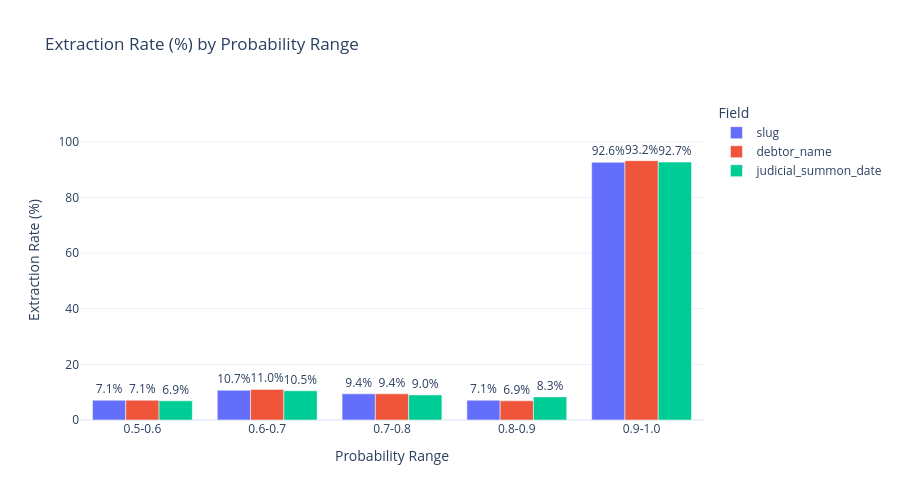
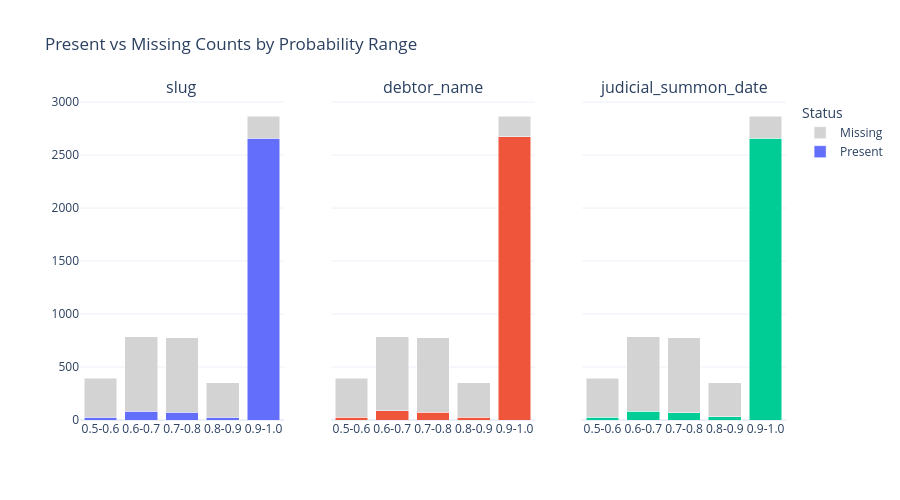

The notebook cell these images were saved under, in order:
### Code cell
import plotly.graph_objects as go
from plotly.subplots import make_subplots

ranges = [
    ('0.5-0.6', 0.5, 0.6),
    ('0.6-0.7', 0.6, 0.7),
    ('0.7-0.8', 0.7, 0.8),
    ('0.8-0.9', 0.8, 0.9),
    ('0.9-1.0', 0.9, 1.0),
]
fields = ['slug', 'debtor_name', 'judicial_summon_date']

# Build summary data
summary = {field: {'range': [], 'total': [], 'present': [], 'pct': []} for field in fields}

for label, low, high in ranges:
    mask = (flat_df['class_prob_parsed'] >= low) & (
        flat_df['class_prob_parsed'] < high if high < 1.0 else flat_df['class_prob_parsed'] <= high
    )
    total = int(mask.sum())
    for field in fields:
        present = int((mask & flat_df[field].notna()).sum())
        pct = (present / total * 100) if total > 0 else 0
        summary[field]['range'].append(label)
        summary[field]['total'].append(total)
        summary[field]['present'].append(present)
        summary[field]['pct'].append(round(pct, 1))

# --- Plot 1: Extraction % per field per range (grouped bar) ---
fig1 = go.Figure()
colors = {'slug': '#636EFA', 'debtor_name': '#EF553B', 'judicial_summon_date': '#00CC96'}

for field in fields:
    fig1.add_trace(go.Bar(
        name=field,
        x=summary[field]['range'],
        y=summary[field]['pct'],
        text=[f"{p}%" for p in summary[field]['pct']],
        textposition='outside',
        marker_color=colors[field],
        customdata=list(zip(summary[field]['present'], summary[field]['total'])),
        hovertemplate='%{x}<br>%{customdata[0]}/%{customdata[1]} (%{y}%)<extra>' + field + '</extra>'
    ))

fig1.update_layout(
    title='Extraction Rate (%) by Probability Range',
    xaxis_title='Probability Range',
    yaxis_title='Extraction Rate (%)',
    yaxis=dict(range=[0, 115]),
    barmode='group',
    legend_title='Field',
    height=500,
    template='plotly_white'
)
fig1.show()

# --- Plot 2: Absolute counts stacked (present vs missing) per field ---
fig2 = make_subplots(rows=1, cols=3, subplot_titles=fields, shared_yaxes=True)

for i, field in enumerate(fields, 1):
    missing = [t - p for t, p in zip(summary[field]['total'], summary[field]['present'])]
    fig2.add_trace(go.Bar(name='Present', x=summary[field]['range'], y=summary[field]['present'],
                          marker_color=colors[field], showlegend=(i == 1),
                          hovertemplate='%{x}: %{y} present<extra></extra>'), row=1, col=i)
    fig2.add_trace(go.Bar(name='Missing', x=summary[field]['range'], y=missing,
                          marker_color='lightgrey', showlegend=(i == 1),
                          hovertemplate='%{x}: %{y} missing<extra></extra>'), row=1, col=i)

fig2.update_layout(
    title='Present vs Missing Counts by Probability Range',
    barmode='stack',
    height=500,
    template='plotly_white',
    legend_title='Status'
)
fig2.show()

### Figure 1 — Plotly figure (JSON) as saved in the notebook; plotly's stock layout.template omitted (floating-point values rounded to 4 significant figures)
{"data": [{"customdata": [[28, 394], [84, 784], [73, 776], [25, 350], [2656, 2868]], "hovertemplate": "%{x}<br>%{customdata[0]}/%{customdata[1]} (%{y}%)<extra>slug</extra>", "marker": {"color": "#636EFA"}, "name": "slug", "text": ["7.1%", "10.7%", "9.4%", "7.1%", "92.6%"], "textposition": "outside", "type": "bar", "x": ["0.5-0.6", "0.6-0.7", "0.7-0.8", "0.8-0.9", "0.9-1.0"], "y": [7.1, 10.7, 9.4, 7.1, 92.6]}, {"customdata": [[28, 394], [86, 784], [73, 776], [24, 350], [2673, 2868]], "hovertemplate": "%{x}<br>%{customdata[0]}/%{customdata[1]} (%{y}%)<extra>debtor_name</extra>", "marker": {"color": "#EF553B"}, "name": "debtor_name", "text": ["7.1%", "11.0%", "9.4%", "6.9%", "93.2%"], "textposition": "outside", "type": "bar", "x": ["0.5-0.6", "0.6-0.7", "0.7-0.8", "0.8-0.9", "0.9-1.0"], "y": [7.1, 11, 9.4, 6.9, 93.2]}, {"customdata": [[27, 394], [82, 784], [70, 776], [29, 350], [2658, 2868]], "hovertemplate": "%{x}<br>%{customdata[0]}/%{customdata[1]} (%{y}%)<extra>judicial_summon_date</extra>", "marker": {"color": "#00CC96"}, "name": "judicial_summon_date", "text": ["6.9%", "10.5%", "9.0%", "8.3%", "92.7%"], "textposition": "outside", "type": "bar", "x": ["0.5-0.6", "0.6-0.7", "0.7-0.8", "0.8-0.9", "0.9-1.0"], "y": [6.9, 10.5, 9, 8.3, 92.7]}], "layout": {"barmode": "group", "height": 500, "legend": {"title": {"text": "Field"}}, "title": {"text": "Extraction Rate (%) by Probability Range"}, "xaxis": {"title": {"text": "Probability Range"}}, "yaxis": {"range": [0, 115], "title": {"text": "Extraction Rate (%)"}}}}

### Figure 2 — Plotly figure (JSON) as saved in the notebook; plotly's stock layout.template omitted (floating-point values rounded to 4 significant figures)
{"data": [{"hovertemplate": "%{x}: %{y} present<extra></extra>", "marker": {"color": "#636EFA"}, "name": "Present", "showlegend": true, "type": "bar", "x": ["0.5-0.6", "0.6-0.7", "0.7-0.8", "0.8-0.9", "0.9-1.0"], "xaxis": "x", "y": [28, 84, 73, 25, 2656], "yaxis": "y"}, {"hovertemplate": "%{x}: %{y} missing<extra></extra>", "marker": {"color": "lightgrey"}, "name": "Missing", "showlegend": true, "type": "bar", "x": ["0.5-0.6", "0.6-0.7", "0.7-0.8", "0.8-0.9", "0.9-1.0"], "xaxis": "x", "y": [366, 700, 703, 325, 212], "yaxis": "y"}, {"hovertemplate": "%{x}: %{y} present<extra></extra>", "marker": {"color": "#EF553B"}, "name": "Present", "showlegend": false, "type": "bar", "x": ["0.5-0.6", "0.6-0.7", "0.7-0.8", "0.8-0.9", "0.9-1.0"], "xaxis": "x2", "y": [28, 86, 73, 24, 2673], "yaxis": "y2"}, {"hovertemplate": "%{x}: %{y} missing<extra></extra>", "marker": {"color": "lightgrey"}, "name": "Missing", "showlegend": false, "type": "bar", "x": ["0.5-0.6", "0.6-0.7", "0.7-0.8", "0.8-0.9", "0.9-1.0"], "xaxis": "x2", "y": [366, 698, 703, 326, 195], "yaxis": "y2"}, {"hovertemplate": "%{x}: %{y} present<extra></extra>", "marker": {"color": "#00CC96"}, "name": "Present", "showlegend": false, "type": "bar", "x": ["0.5-0.6", "0.6-0.7", "0.7-0.8", "0.8-0.9", "0.9-1.0"], "xaxis": "x3", "y": [27, 82, 70, 29, 2658], "yaxis": "y3"}, {"hovertemplate": "%{x}: %{y} missing<extra></extra>", "marker": {"color": "lightgrey"}, "name": "Missing", "showlegend": false, "type": "bar", "x": ["0.5-0.6", "0.6-0.7", "0.7-0.8", "0.8-0.9", "0.9-1.0"], "xaxis": "x3", "y": [367, 702, 706, 321, 210], "yaxis": "y3"}], "layout": {"annotations": [{"font": {"size": 16}, "showarrow": false, "text": "slug", "x": 0.1444, "xanchor": "center", "xref": "paper", "y": 1, "yanchor": "bottom", "yref": "paper"}, {"font": {"size": 16}, "showarrow": false, "text": "debtor_name", "x": 0.5, "xanchor": "center", "xref": "paper", "y": 1, "yanchor": "bottom", "yref": "paper"}, {"font": {"size": 16}, "showarrow": false, "text": "judicial_summon_date", "x": 0.8556, "xanchor": "center", "xref": "paper", "y": 1, "yanchor": "bottom", "yref": "paper"}], "barmode": "stack", "height": 500, "legend": {"title": {"text": "Status"}}, "title": {"text": "Present vs Missing Counts by Probability Range"}, "xaxis": {"anchor": "y", "domain": [0, 0.2889]}, "xaxis2": {"anchor": "y2", "domain": [0.3556, 0.6444]}, "xaxis3": {"anchor": "y3", "domain": [0.7111, 1]}, "yaxis": {"anchor": "x", "domain": [0, 1]}, "yaxis2": {"anchor": "x2", "domain": [0, 1], "matches": "y", "showticklabels": false}, "yaxis3": {"anchor": "x3", "domain": [0, 1], "matches": "y", "showticklabels": false}}}
